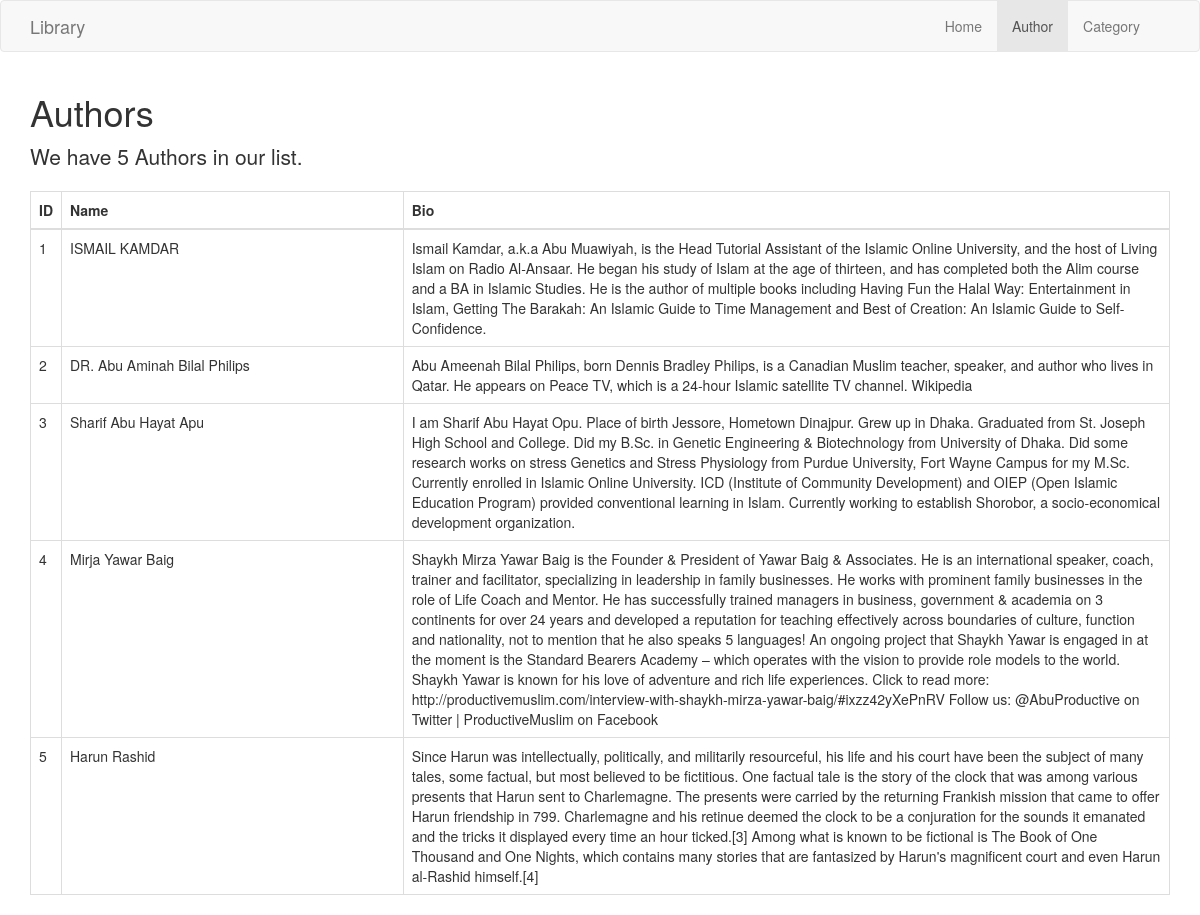
Screenshot of /author.php with the database file from the repository.
### tables this page shows
CREATE TABLE IF NOT EXISTS `author` (
  `id` mediumint(9) NOT NULL,
  `name` varchar(255) NOT NULL,
  `bio` longtext NOT NULL
);

### author.php (the view, shortened to what this page needs)
<?php
include_once "conn.php";
$sql = "SELECT * FROM `author`";
$result = $conn->query($sql);
?>
<!DOCTYPE html>
<html lang="en">
  <head>
    <link href="../css/bootstrap.min.css" rel="stylesheet">
  </head>
  <body>
  	<nav class="navbar navbar-default">
      <div class="container">
        <div class="navbar-header">
          <a class="navbar-brand" href="index.html">Library</a>
        </div>
        <div id="navbar" class="collapse navbar-collapse">
          <ul class="nav navbar-nav pull-right">
            <li><a href="home.php">Home</a></li>
            <li class="active"><a href="#">Author</a></li>
            <li><a href="category.php">Category</a></li>
          </ul>
        </div>
      </div>
    </nav>
	<div class="container">
		<h1>Authors</h1>
		<p class="lead">We have <?php echo ($result->num_rows ? $result->num_rows : 0); ?> Authors in our list.</p>
		<?php if($result->num_rows > 0): ?>
			<table class="table table-bordered">
		        <thead>
		          <tr>
		            <th>ID</th>
		            <th width="30%">Name</th>
		            <th>Bio</th>
		          </tr>
		        </thead>
		        <tbody>
		        	<?php
					while ( $row = $result->fetch_assoc() ) {
						echo "<tr><td>".$row['id']."</td><td>".$row['name']."</td><td>".$row['bio']."</td></tr>";
					}
		        	 ?>
		        </tbody>
		      </table>
		<?php endif; ?>
	</div>
  </body>
</html>

### rows the page displays
author: id "1", name "ISMAIL KAMDAR", bio "Ismail Kamdar, a.k.a Abu Muawiyah, is the Head Tutorial Assistant of the Islamic Online University, and the host of Living Islam on Radio Al-Ansaar. He began his study of Islam at the age of thirteen, and has completed both the Alim course and a BA in Islamic Studies. He is the author of multiple books including Having Fun the Halal Way: Entertainment in Islam, Getting The Barakah: An Islamic Guide to Time Management and Best of Creation: An Islamic Guide to Self-Confidence."
author: id "2", name "DR. Abu Aminah Bilal Philips", bio "Abu Ameenah Bilal Philips, born Dennis Bradley Philips, is a Canadian Muslim teacher, speaker, and author who lives in Qatar. He appears on Peace TV, which is a 24-hour Islamic satellite TV channel. Wikipedia"
author: id "3", name "Sharif Abu Hayat Apu", bio "I am Sharif Abu Hayat Opu. Place of birth Jessore, Hometown Dinajpur. Grew up in Dhaka. Graduated from St. Joseph High School and College. Did my B.Sc. in Genetic Engineering & Biotechnology from University of Dhaka. Did some research works on stress Genetics and Stress Physiology from Purdue University, Fort Wayne Campus for my M.Sc. Currently enrolled in Islamic Online University. ICD (Institute of Community Development) and OIEP (Open Islamic Education Program) provided conventional learning in Islam. Currently working to establish Shorobor, a socio-economical development organization."
author: id "4", name "Mirja Yawar Baig", bio "Shaykh Mirza Yawar Baig is the Founder & President of Yawar Baig & Associates. He is an international speaker, coach, trainer and facilitator, specializing in leadership in family businesses. He works with prominent family businesses in the role of Life Coach and Mentor. He has successfully trained managers in business, government & academia on 3 continents for over 24 years and developed a reputation for teaching effectively across boundaries of culture, function and nationality, not to mention that he also speaks 5 languages! An ongoing project that Shaykh Yawar is engaged in at the moment is the Standard Bearers Academy – which operates with the vision to provide role models to the…"
author: id "5", name "Harun Rashid", bio "Since Harun was intellectually, politically, and militarily resourceful, his life and his court have been the subject of many tales, some factual, but most believed to be fictitious. One factual tale is the story of the clock that was among various presents that Harun sent to Charlemagne. The presents were carried by the returning Frankish mission that came to offer Harun friendship in 799. Charlemagne and his retinue deemed the clock to be a conjuration for the sounds it emanated and the tricks it displayed every time an hour ticked.[3] Among what is known to be fictional is The Book of One Thousand and One Nights, which contains many stories that are fantasized by Harun's magnificent…"

### other values shown
$result->num_rows "5"
